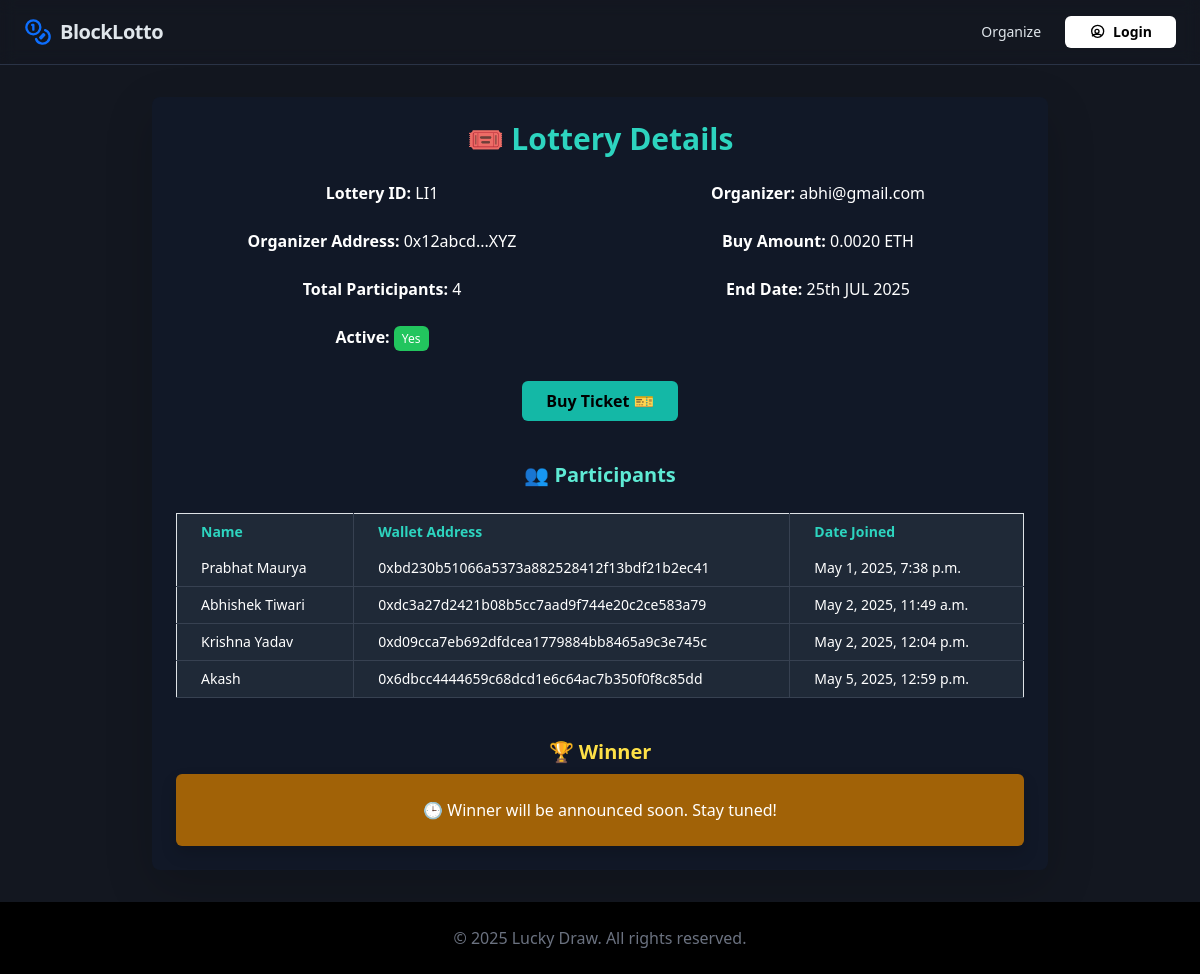
The page /runninglotteryview/1/ on the database its author committed.
### lottery_app/models.py (models this page shows, shortened)
class Lottery(models.Model):
    lottery_id = models.AutoField(primary_key=True)
    organizer = models.ForeignKey(User, on_delete=models.CASCADE)
    lottery_name = models.CharField(max_length=100)
    amount = models.DecimalField(max_digits=10, decimal_places=4)
    contract_address = models.CharField(max_length=42, unique=True)
    is_active = models.BooleanField(default=True)
    winner_address = models.CharField(max_length=42, blank=True, null=True)
    created_at = models.DateTimeField(auto_now_add=True)
    is_Deployed =  models.BooleanField(default=False)
    image_field = models.ImageField(upload_to='static/lottery_images/', blank=True, null=True)
    description = models.TextField(blank=True, null=True)

class User(AbstractBaseUser):
    User_id = models.AutoField(primary_key=True)  # Optional, Django adds this by default
    name = models.CharField(max_length=255)
    email = models.EmailField(unique=True)
    date_of_birth = models.DateField()
    phone_number = models.CharField(max_length=15, unique=True)
    address = models.TextField()
    walet_address = models.CharField(max_length=42, unique=True, null=True, blank=True)
    date_joined = models.DateTimeField(default=timezone.now)  # Automatically sets signup date
    is_active = models.BooleanField(default=True)
    is_staff = models.BooleanField(default=False)
    is_superuser = models.BooleanField(default=False)
    objects = UserManager()
    USERNAME_FIELD = 'email'
    REQUIRED_FIELDS = ['phone_number', 'name', 'date_of_birth', 'walet_address']
    def __str__(self):
        return self.email

class Participant(models.Model):
    participant_id = models.AutoField(primary_key=True)
    lottery = models.ForeignKey(Lottery, on_delete=models.CASCADE)
    name = models.CharField(max_length=100)
    age = models.IntegerField()
    mobile_number = models.CharField(max_length=15)
    wallet_address = models.CharField(max_length=42)
    is_winner = models.BooleanField(default=False)
    wining_amount = models.DecimalField(max_digits=10, decimal_places=4, blank=True, null=True)
    lottery_number = models.CharField(max_length=10, blank=True, null=True)
    created_at = models.DateTimeField(auto_now_add=True)

### lottery_app/views.py (the view)
# urls.py: path('runninglotteryview/<int:lottery_id>/', views.runninglotteryview, name='runninglotteryview'),
def runninglotteryview(request,lottery_id):
    lottery = get_object_or_404(Lottery, lottery_id=lottery_id)
    participants = Participant.objects.filter(lottery=lottery)
    return render(request, 'lottery_app/runninglottery.html', {'lottery': lottery, 'participants': participants})

### lottery_app/templates/lottery_app/runninglottery.html (shortened to what this page needs)
{% extends 'lottery_app/basic.html' %}
{% block content %}
<div class="bg-gray-900 text-white p-6 rounded-lg shadow-lg max-w-4xl mx-auto">
    <h2 class="text-3xl font-bold mb-6 text-teal-400">🎟️ Lottery Details</h2>
    <div class="grid grid-cols-1 md:grid-cols-2 gap-4 mb-6">
        <div><b>Lottery ID:</b> LI{{ lottery.lottery_id }}</div>
        <div><b>Organizer:</b> {{ lottery.organizer }}</div>
        <div><b>Organizer Address:</b> 0x12abcd...XYZ</div>
        <div><b>Buy Amount:</b> {{ lottery.amount }} ETH</div>
        <div><b>Total Participants:</b> {{ participants|length }}</div>
        <div><b>End Date:</b> 25th JUL 2025</div>
        <div><b>Active:</b>
            <span class="px-2 py-1 rounded bg-green-500 text-white text-xs">
                {{ lottery.is_active|yesno:"Yes,No" }}
            </span>
        </div>
    </div>
    <a href="{% url 'buy' lottery.lottery_id %}"
       class="bg-teal-500 hover:bg-teal-600 text-black font-bold py-2 px-4 rounded inline-block mt-2">
        Buy Ticket 🎫
    </a>
    <div class="mt-10">
        <h3 class="text-xl font-semibold mb-4 text-teal-300">👥 Participants</h3>
        <div class="overflow-x-auto">
            <table class="w-full text-sm text-left text-white border border-gray-700">
                <thead class="bg-gray-800 text-teal-400">
                    <tr>
                        <th class="px-4 py-2 border-r border-gray-700">Name</th>
                        <th class="px-4 py-2 border-r border-gray-700">Wallet Address</th>
                        <th class="px-4 py-2">Date Joined</th>
                    </tr>
                </thead>
                <tbody>
                    {% for p in participants %}
                    <tr class="bg-gray-800 border-b border-gray-700">
                        <td class="px-4 py-2 border-r border-gray-700">{{ p.name }}</td>
                        <td class="px-4 py-2 border-r border-gray-700">{{ p.wallet_address }}</td>
                        <td class="px-4 py-2">{{ p.created_at }}</td>
                    </tr>
                    {% empty %}
                    <tr>
                        <td colspan="3" class="text-center py-4">No participants yet.</td>
                    </tr>
                    {% endfor %}
                </tbody>
            </table>
        </div>
    </div>
    <div class="mt-10">
        <h3 class="text-xl font-semibold mb-2 text-yellow-300">🏆 Winner</h3>
        {% with winner_found=False %}
        {% if not winner_found %}
            <div class="p-4 bg-yellow-700 text-white rounded shadow">
                🕒 Winner will be announced soon. Stay tuned!
            </div>
        {% endif %}
    {% endwith %}
    </div>
</div>
{% endblock %}

### lottery_app/templates/lottery_app/basic.html (style rules this page uses)
:root { --background: 220 25% 10%; --foreground: 210 20% 90%; --card: 220 25% 15%; --card-foreground: 210 20% 90%; --popover: 220 25% 12%; --popover-foreground: 210 20% 90%; --primary: 180 100% 25%; --primary-foreground: 0 0% 100%; --secondary: 220 20% 25%; --secondary-foreground: 210 15% 75%; --muted: 220 25% 20%; --muted-foreground: 210 15% 60%; --accent: 180 100% 25%; --accent-foreground: 0 0% 100%; --destructive: 0 60% 50%; --destructive-foreground: 0 0% 100%; --border: 220 25% 22%; --input: 220 25% 22%; --ring: 180 100% 35%; --radius: 0.5rem; }
body { background-color: hsl(var(--background)); color: hsl(var(--foreground)); font-family: Arial, Helvetica, sans-serif; }
.bg-background { background-color: hsl(var(--background)); }
.text-foreground { color: hsl(var(--foreground)); }
.rounded-lg { border-radius: var(--radius); }
.shadow-lg { box-shadow: 0 10px 15px -3px rgba(0, 0, 0, 0.1), 0 4px 6px -2px rgba(0, 0, 0, 0.05); }

### rows shown on the page
Lottery: lottery_id "1", organizer "abhi@gmail.com", amount "0.0020", is_active "Yes"
Participant: name "Prabhat Maurya", wallet_address "0xbd230b51066a5373a882528412f13bdf21b2ec41", created_at "May 1, 2025, 7:38 p.m."
Participant: name "Abhishek Tiwari", wallet_address "0xdc3a27d2421b08b5cc7aad9f744e20c2ce583a79", created_at "May 2, 2025, 11:49 a.m."
Participant: name "Krishna Yadav", wallet_address "0xd09cca7eb692dfdcea1779884bb8465a9c3e745c", created_at "May 2, 2025, 12:04 p.m."
Participant: name "Akash", wallet_address "0x6dbcc4444659c68dcd1e6c64ac7b350f0f8c85dd", created_at "May 5, 2025, 12:59 p.m."

### other values the page prints
{{ participants|length }} "4"
